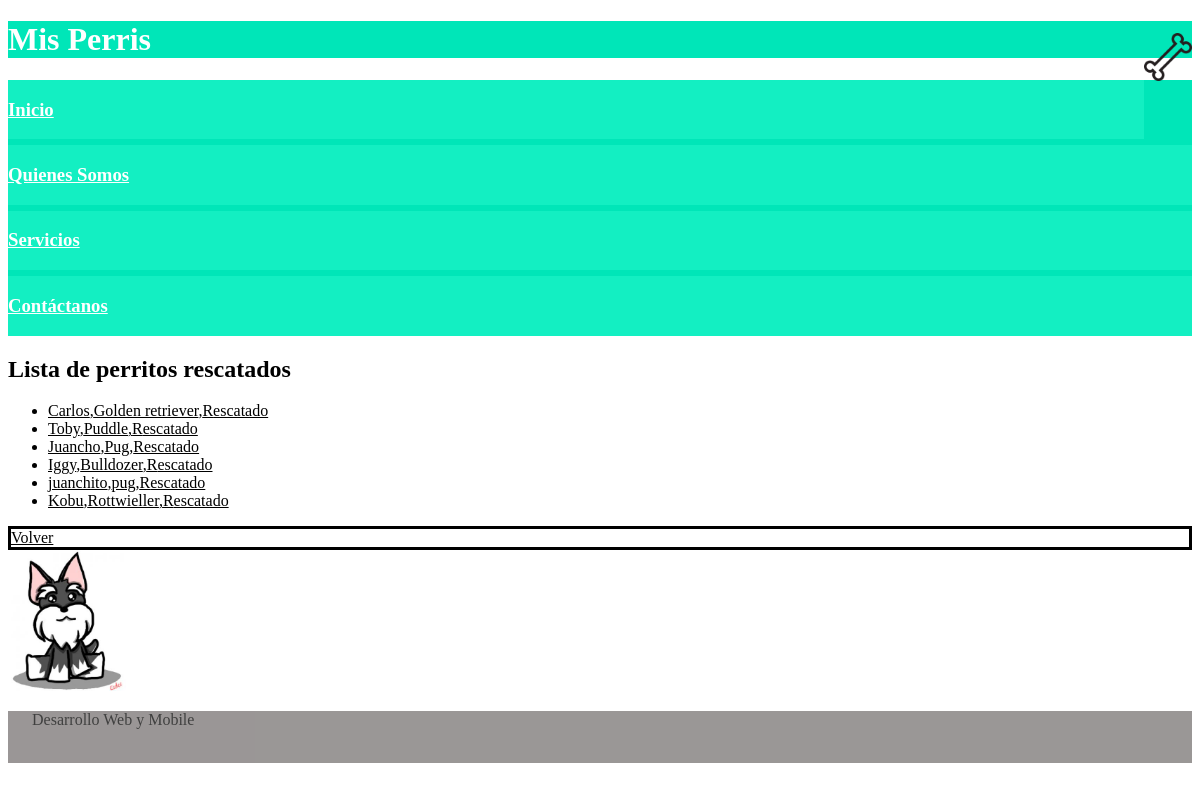
/perris/inicio/listadoRescatados, run on the app's committed database.
### perris/models.py (models this page shows, shortened)
class Perro(models.Model):
	nombre = models.CharField(max_length=30)
	raza = models.CharField(max_length=30)
	descripcion = models.CharField(max_length=60)
	ESTADOS=(('R','Rescatado'),('D','Disponible'),('A','Adoptado'))
	estado = models.CharField(max_length=1, choices=ESTADOS,default='R')

### perris/views.py (the view)
# urls.py: path('inicio/listadoRescatados', views.cargarRescatados, name='cargarRescatados'),
def cargarRescatados(request):
    rescatadosRecuperados = Perro.objects.filter(estado='R')
    template = loader.get_template('perris/cargarRescatados.html')
    context = {
        'perros': rescatadosRecuperados,
    }
    return HttpResponse(template.render(context, request))

### perris/templates/perris/cargarRescatados.html (shortened to what this page needs)
{% load static %}
<!DOCTYPE html>
<html lang="es">
<head>
	<link rel="stylesheet" href="https://cdnjs.cloudflare.com/ajax/libs/flexboxgrid/6.3.1/flexboxgrid.min.css" type="text/css">
	<link rel="stylesheet" href="css/main.css">
	<link rel="stylesheet" href="{% static 'css/main.css' %}">
	<link rel="stylesheet" href="{% static 'css/galeria.css' %}">
</head>
<body>
	<div class="container">
		<header>
			<div class="row center-xs">
				<div class=" col-lg-6
								col-xs-6">
					<div class="box">
						<img id="logo" src="{% static "img/logo_hueso.png" %}" alt="Aquí estaba el logo">
					</div>
				</div>
				<div class=" col-lg-6
							  	col-xs-6">
					<h1 id="titulo">Mis Perris</h1>
				</div>
			</div>
		</header>
		<nav>
			<div class="row center-xs">
				<div class="col col-lg-3
							col-md-6
							col-sm-12
							col-xs-12">
					<div class="boxNav">
						<a href="/perris/inicio"><h3>Inicio</h3></a>
					</div>
				</div>
				<div class="col col-lg-3
								col-md-6
								col-sm-12
								col-xs-12">
					<div class="boxNav">
						<a href="#"><h3>Quienes Somos</h3></a>
					</div>
				</div>
				<div class="col col-lg-3
								col-md-6
								col-sm-12
								col-xs-12">
					<div class="boxNav">
						<a href="#"><h3>Servicios</h3></a>
					</div>
				</div>
				<div class="col col-lg-3
								col-md-6
								col-sm-12
								col-xs-12">
					<div class="boxNav">
						<a href="/perris/inicio/formulario"><h3>Contáctanos</h3></a>
					</div>
				</div>
			</div>
		</nav>
		<section>
			<div class="row center-xs">
				<h2>Lista de perritos rescatados</h2>
			</div>
			<div class="row center-xs">
				<div class="col col-xs-12
								col-lg-3" >
					{% if perros %}
					    <ul id="listado" style="text-align: left">
					    {% for p in perros %}
					        <li><a href="/perris/inicio/formulario" style=" color: black; background-color: white">{{ p.nombre }},{{ p.raza }},{{ p.estado }}escatado</a></li>
					    {% endfor %}
					    </ul>
					{% else %}
					    <p>No hay Perros .</p>
					{% endif %}
				</div>
			</div>
			<div class="row center-xs">
				<a id="btnVolverInicio" href="/perris/inicio" style="color: black; background-color: white; border:solid;">Volver</a>
			</div>
			<div class="row start-xs">
				<div class="col col-xs-12">
					<img id="imgPerrito" src="{% static "img/perrito.jpg" %}" alt="aquí habia una imagen de un perro">
				</div>
			</div>
		</section>
		<footer>
			<div class="row start-xs">
				<div class="box">
					<p id="pFinal">Desarrollo Web y Mobile</p>
					<br/>
				</div>
			</div>
		</footer>
	</div>
</body>
</html>

### perris/static/css/main.css (style rules this page uses)
header { color: white; background: #00e6b8; text-align: center; }
nav { color: white; background: #00e6b8; }
body { font-family: calibri; }
a { background: #13EFC2; display: grid; color: white; }
img { width: 512px; }
footer { opacity: 0.75; background: #797473; }
#titulo { text-align: left; }
#logo { width: 48px; float: right; margin-top: 12px; }
.boxNav { margin-top: 6px; margin-bottom: 6px; }
#pFinal { margin-left: 24px; }
#imgPerrito { width: 10%; }

### data on the page
Perro: nombre "Carlos", raza "Golden retriever", estado "R"
Perro: nombre "Toby", raza "Puddle", estado "R"
Perro: nombre "Juancho", raza "Pug", estado "R"
Perro: nombre "Iggy", raza "Bulldozer", estado "R"
Perro: nombre "juanchito", raza "pug", estado "R"
Perro: nombre "Kobu", raza "Rottwieller", estado "R"
